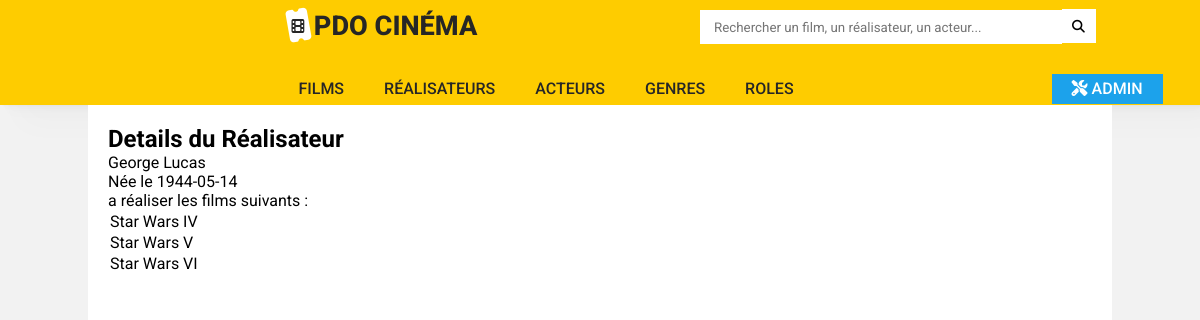
/index.php?action=detailRealisateur&id=0, run on an earlier commit of the app's database.
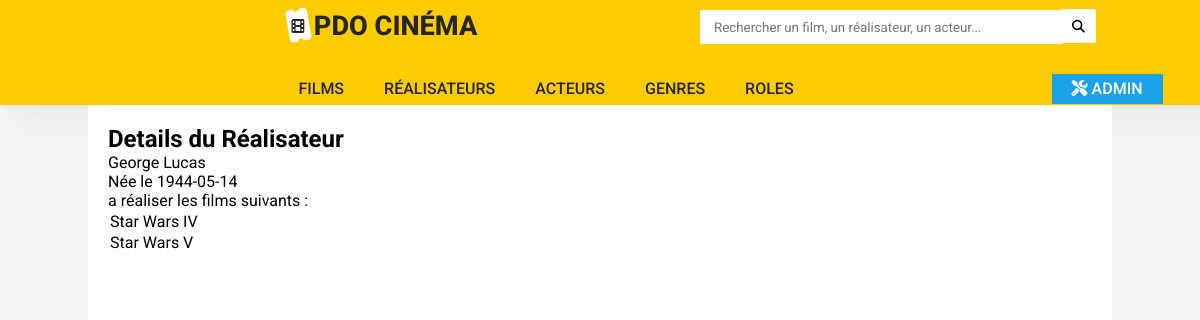
And on a later commit of the database.
### tables this page shows
CREATE TABLE IF NOT EXISTS `film` (
  `id_film` int(11) NOT NULL AUTO_INCREMENT,
  `id_realisateur` int(11) NOT NULL,
  `titre` varchar(50) NOT NULL,
  `annee_sortie` year(4) NOT NULL,
  `duree` int(11) NOT NULL,
  `synopsis` text,
  `note` float NOT NULL,
  `affiche` varchar(255) NOT NULL,
  PRIMARY KEY (`id_film`),
  KEY `id_realisateur` (`id_realisateur`),
  CONSTRAINT `FK_film_realisateur` FOREIGN KEY (`id_realisateur`) REFERENCES `realisateur` (`id_realisateur`)
);

### controller/cinemaController.php (called while the page is built, shortened)
<?php
class CinemaController {
    public function detailRealisateur($id){
        $pdo = Connect::seConnecter();
        $requete = $pdo->prepare('
        SELECT prenom_personne, nom_personne,date_naissance
        FROM personne
        INNER JOIN realisateur
        ON personne.id_personne = realisateur.id_personne
        WHERE realisateur.id_realisateur = :id
        ');
        $requete->execute(['id' => $id]);
        $requete2 = $pdo->prepare('
        SELECT titre
        FROM film
        INNER JOIN realisateur
        ON film.id_realisateur = realisateur.id_realisateur
        WHERE realisateur.id_realisateur = :id
        ');
        $requete2->execute(['id' => $id]);
        require 'view/detailRealisateur.php';
    }
}

### view/detailRealisateur.php (the view, shortened to what this page needs)
<?php ob_start();
$realisateur = $requete->fetch();
$films = $requete2->fetchAll();
?>
<div id='detailRealisateur'>
    <p><?= $realisateur['prenom_personne'].' '.$realisateur['nom_personne'] ?></p>
    <p>Née le <?= $realisateur['date_naissance']?></p>
    <p>a réaliser les films suivants :</p>
    <table>
        <tbody>
            <?php
                foreach($films as $film) { ?>
                <tr>
                    <td><?= $film['titre'] ?></td>
                </tr>
            <?php } ?>
        </tbody>
    </table>
</div>
<?php
require 'view/template.php';
?>

What changed in the data, as far as the page shows it:
removed film: titre "Star Wars VI"
